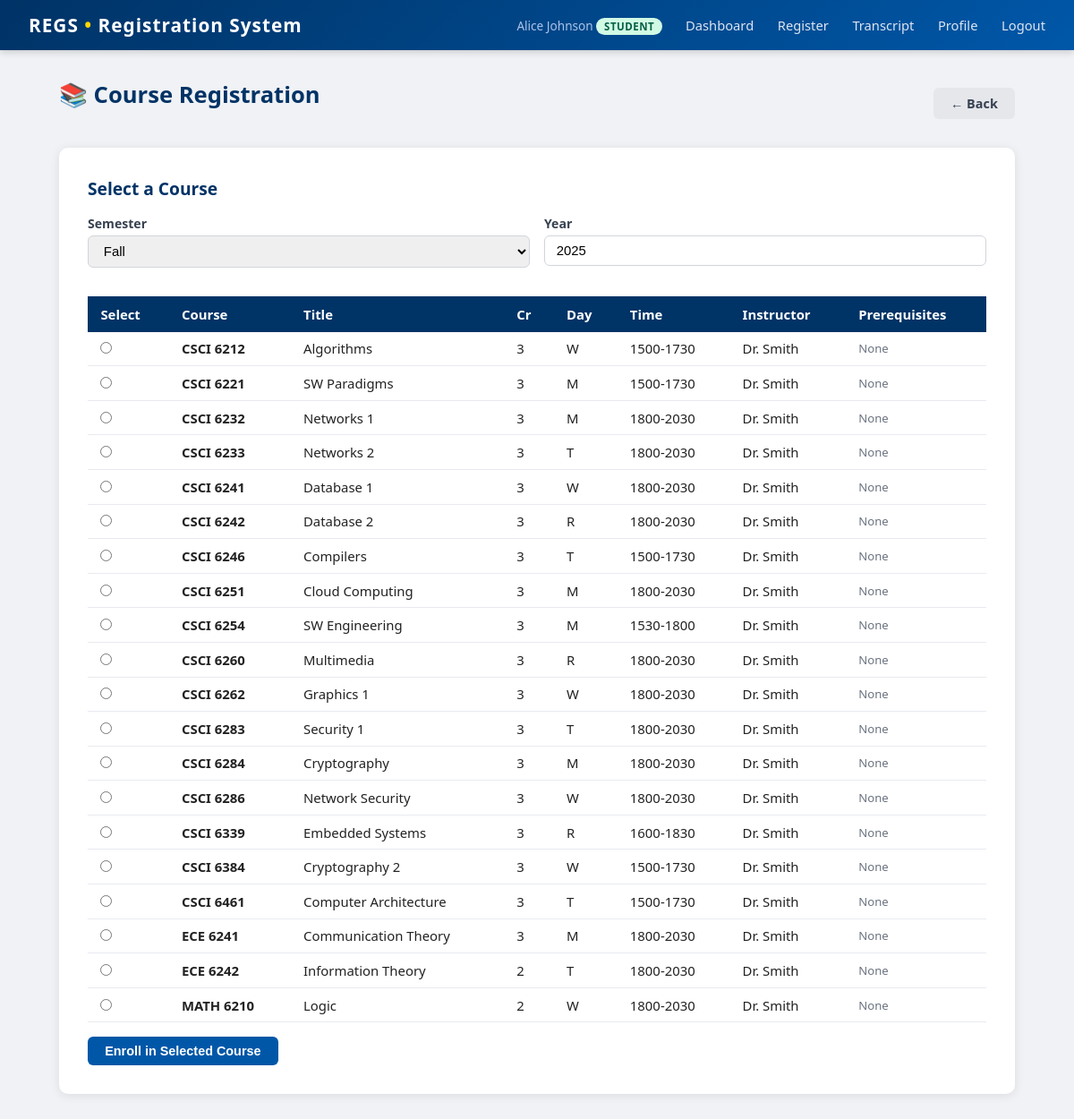
The app's page /student/register_course (signed in) with its own data.
### tables this page shows
CREATE TABLE course_schedule (
    id INTEGER PRIMARY KEY AUTOINCREMENT,
    course_id INTEGER NOT NULL REFERENCES courses(id),
    day TEXT NOT NULL,
    time_slot TEXT NOT NULL,
    faculty_id INTEGER REFERENCES users(id)
);

CREATE TABLE courses (
    id INTEGER PRIMARY KEY AUTOINCREMENT,
    dept TEXT NOT NULL,
    course_number INTEGER NOT NULL,
    title TEXT NOT NULL,
    credits INTEGER NOT NULL,
    UNIQUE(dept, course_number)
);

CREATE TABLE users (
    id INTEGER PRIMARY KEY AUTOINCREMENT,
    username TEXT UNIQUE NOT NULL,
    password TEXT NOT NULL,
    role TEXT NOT NULL CHECK(role IN ('admin','gs','faculty','student')),
    display_name TEXT NOT NULL
);

### app.py (the view, shortened to what this page needs)
@app.route('/student/register_course', methods=['GET', 'POST'])
def student_register_course():
    if session.get('role') != 'student':
        return redirect(url_for('login'))
    db = get_db()
    student = db.execute('SELECT * FROM students WHERE user_id=?', (session['user_id'],)).fetchone()
    courses = db.execute('''
        SELECT cs.id, cs.course_id, cs.day, cs.time_slot, cs.faculty_id,
               c.dept, c.course_number, c.title, c.credits,
               u.display_name as instructor_name
        FROM course_schedule cs
        JOIN courses c ON cs.course_id = c.id
        LEFT JOIN users u ON cs.faculty_id = u.id
        ORDER BY c.dept, c.course_number
    ''').fetchall()
    return render_template('register_course.html', courses=courses)

### app.py (called while the page is built)
def get_db():
    if 'db' not in g:
        g.db = sqlite3.connect(DATABASE)
        g.db.row_factory = sqlite3.Row
        g.db.execute("PRAGMA foreign_keys = ON")
    return g.db

@app.teardown_appcontext
def teardown_db(e=None):
    close_db(e)

### templates/register_course.html (shortened to what this page needs)
{% extends "base.html" %}
{% block content %}
<div class="page-header">
  <h1>📚 Course Registration</h1>
  <a href="{{ url_for('student_dashboard') }}" class="btn btn-secondary">← Back</a>
</div>
<div class="card">
  <h2>Select a Course</h2>
  <form method="POST">
    <div class="grid-2 mb-2">
      <div class="form-group">
        <label>Semester</label>
        <select name="semester" required>
          <option value="Fall">Fall</option>
        </select>
      </div>
      <div class="form-group">
        <label>Year</label>
        <input type="number" name="year" value="2025" min="2020" max="2030" required>
      </div>
    </div>
    <table>
      <thead>
        <tr>
          <th>Select</th><th>Course</th><th>Title</th><th>Cr</th>
          <th>Day</th><th>Time</th><th>Instructor</th><th>Prerequisites</th>
        </tr>
      </thead>
      <tbody>
      {% for c in courses %}
        <tr>
          <td><input type="radio" name="schedule_id" value="{{ c.id }}" required></td>
          <td><strong>{{ c.dept }} {{ c.course_number }}</strong></td>
          <td>{{ c.title }}</td>
          <td>{{ c.credits }}</td>
          <td>{{ c.day }}</td>
          <td>{{ c.time_slot }}</td>
          <td>{{ c.instructor_name or '—' }}</td>
          <td class="text-small text-muted">
            {% if not c.prereq1 and not c.prereq2 %}None{% endif %}
          </td>
        </tr>
      {% endfor %}
      </tbody>
    </table>
    <div class="mt-2">
      <button type="submit" class="btn btn-primary">Enroll in Selected Course</button>
    </div>
  </form>
</div>
{% endblock %}

### static/css/main.css (style rules this page uses)
*, *::before, *::after { box-sizing: border-box; margin: 0; padding: 0; }
body { font-family: 'Segoe UI', Arial, sans-serif; background: #f0f2f5; color: #222; min-height: 100vh; }
.page-header { display: flex; justify-content: space-between; align-items: center; margin-bottom: 1.4rem; }
.card { background: #fff; border-radius: 10px; box-shadow: 0 2px 12px rgba(0, 0, 0, 0.09); padding: 2rem; margin-bottom: 1.5rem; }
h1 { font-size: 1.6rem; color: #003366; margin-bottom: 1.2rem; }
h2 { font-size: 1.2rem; color: #003366; margin-bottom: 1rem; }
table { width: 100%; border-collapse: collapse; font-size: 0.93rem; }
th { background: #003366; color: #fff; padding: 0.6rem 0.9rem; text-align: left; }
td { padding: 0.55rem 0.9rem; border-bottom: 1px solid #e8eaf0; }
.btn { display: inline-block; padding: 0.5rem 1.2rem; border-radius: 6px; border: none; cursor: pointer; font-size: 0.9rem; font-weight: 600; text-decoration: none; transition: all 0.15s; }
.btn-primary { background: #0057a8; color: #fff; }
.btn-secondary { background: #e5e7eb; color: #374151; }
.form-group { margin-bottom: 1rem; }
label { display: block; font-size: 0.88rem; font-weight: 600; color: #374151; margin-bottom: 0.3rem; }
input[type=text], input[type=password], input[type=email], input[type=number], select { width: 100%; padding: 0.5rem 0.8rem; border: 1px solid #d1d5db; border-radius: 6px; font-size: 0.93rem; transition: border 0.2s; }
.text-muted { color: #6b7280; }
.text-small { font-size: 0.82rem; }
.mt-2 { margin-top: 1rem; }
.mb-2 { margin-bottom: 1rem; }
.grid-2 { display: grid; grid-template-columns: 1fr 1fr; gap: 1rem; }

### records on screen
course_schedule: dept "CSCI", course_number "6212", title "Algorithms", credits "3", day "W", time_slot "1500-1730", display_name "Dr. Smith"
course_schedule: dept "CSCI", course_number "6221", title "SW Paradigms", credits "3", day "M", time_slot "1500-1730", display_name "Dr. Smith"
course_schedule: dept "CSCI", course_number "6232", title "Networks 1", credits "3", day "M", time_slot "1800-2030", display_name "Dr. Smith"
course_schedule: dept "CSCI", course_number "6233", title "Networks 2", credits "3", day "T", time_slot "1800-2030", display_name "Dr. Smith"
course_schedule: dept "CSCI", course_number "6241", title "Database 1", credits "3", day "W", time_slot "1800-2030", display_name "Dr. Smith"
course_schedule: dept "CSCI", course_number "6242", title "Database 2", credits "3", day "R", time_slot "1800-2030", display_name "Dr. Smith"
course_schedule: dept "CSCI", course_number "6246", title "Compilers", credits "3", day "T", time_slot "1500-1730", display_name "Dr. Smith"
course_schedule: dept "CSCI", course_number "6251", title "Cloud Computing", credits "3", day "M", time_slot "1800-2030", display_name "Dr. Smith"
course_schedule: dept "CSCI", course_number "6254", title "SW Engineering", credits "3", day "M", time_slot "1530-1800", display_name "Dr. Smith"
course_schedule: dept "CSCI", course_number "6260", title "Multimedia", credits "3", day "R", time_slot "1800-2030", display_name "Dr. Smith"
course_schedule: dept "CSCI", course_number "6262", title "Graphics 1", credits "3", day "W", time_slot "1800-2030", display_name "Dr. Smith"
course_schedule: dept "CSCI", course_number "6283", title "Security 1", credits "3", day "T", time_slot "1800-2030", display_name "Dr. Smith"
course_schedule: dept "CSCI", course_number "6284", title "Cryptography", credits "3", day "M", time_slot "1800-2030", display_name "Dr. Smith"
course_schedule: dept "CSCI", course_number "6286", title "Network Security", credits "3", day "W", time_slot "1800-2030", display_name "Dr. Smith"
course_schedule: dept "CSCI", course_number "6339", title "Embedded Systems", credits "3", day "R", time_slot "1600-1830", display_name "Dr. Smith"
course_schedule: dept "CSCI", course_number "6384", title "Cryptography 2", credits "3", day "W", time_slot "1500-1730", display_name "Dr. Smith"
course_schedule: dept "CSCI", course_number "6461", title "Computer Architecture", credits "3", day "T", time_slot "1500-1730", display_name "Dr. Smith"
course_schedule: dept "ECE", course_number "6241", title "Communication Theory", credits "3", day "M", time_slot "1800-2030", display_name "Dr. Smith"
course_schedule: dept "ECE", course_number "6242", title "Information Theory", credits "2", day "T", time_slot "1800-2030", display_name "Dr. Smith"
course_schedule: dept "MATH", course_number "6210", title "Logic", credits "2", day "W", time_slot "1800-2030", display_name "Dr. Smith"

### other values on screen
{{ session.display_name }} "Alice Johnson"
{{ session.role }} "STUDENT"
